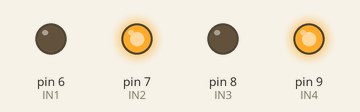
Recording of a sketch running on a simulated Arduino Nano, built with avr-gcc and run on an emulated ATmega328P. Parts: output pins drawn as LEDs (lit = HIGH).

Above: at 0.5 s.
At 2.5 s:
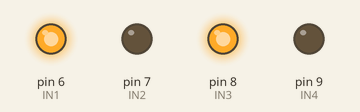
At 3.5 s:
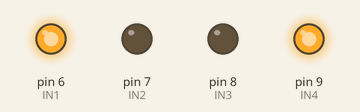
At 5.5 s:
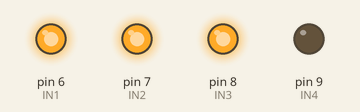
At 7.5 s:
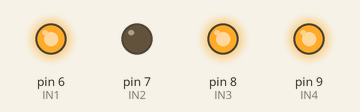
At 10.5 s:
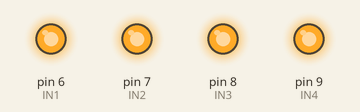
Timing chart, 0 to 11.7 s (numbered marks = the images above):
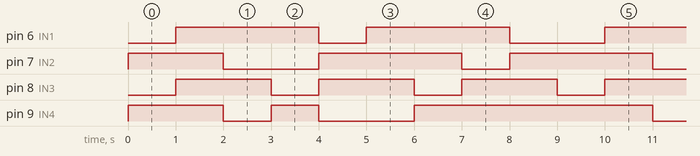

Measured:
- by itself, pin 6 (IN1): repeats every 9.0 s: LOW 1.0 s, HIGH 3.0 s, LOW 2.0 s, HIGH 3.0 s
- by itself, pin 7 (IN2): repeats every 9.0 s: HIGH 3.0 s, LOW 1.0 s, HIGH 3.0 s, LOW 2.0 s
- by itself, pin 8 (IN3): alternates HIGH for 2.0 s and LOW for 1.0 s
- by itself, pin 9 (IN4): repeats every 9.0 s: HIGH 1.0 s, LOW 2.0 s, HIGH 5.0 s, LOW 1.0 s

The sketch:

car_relay_random.ino
```cpp
#include <SoftwareSerial.h>
SoftwareSerial BTserial(2, 3); // Using Pin 2 and  3 as tx for arduino nano
char bt='S';
const int IN1=6;
const int IN2=7;


const int IN3=8;
const int IN4=9;

int fast=255;
void setup() {
    Serial.begin(9600);
    BTserial.begin(9600);

     pinMode(IN1, OUTPUT);
     pinMode(IN2, OUTPUT);
     pinMode(IN4, OUTPUT);
     pinMode(IN3, OUTPUT);

  digitalWrite(IN1,HIGH);
  digitalWrite(IN2,HIGH);
  digitalWrite(IN3,HIGH);
  digitalWrite(IN4,HIGH);
}
void loop() {

  bt=BTserial.read();

  //FORWARD
  digitalWrite(IN1,LOW);
  digitalWrite(IN2,HIGH);
  digitalWrite(IN3,LOW);
  digitalWrite(IN4,HIGH);
  delay(1000);

  digitalWrite(IN1,HIGH);
  digitalWrite(IN2,HIGH);
  digitalWrite(IN3,HIGH);
  digitalWrite(IN4,HIGH);
  delay(1000);
   //BACKWAED
  digitalWrite(IN1,HIGH);
  digitalWrite(IN2,LOW);
  digitalWrite(IN3,HIGH);
  digitalWrite(IN4,LOW);
  delay(1000);


  //LEFT

  digitalWrite(IN1,HIGH);
  digitalWrite(IN2,LOW);
  digitalWrite(IN3,LOW);
  digitalWrite(IN4,HIGH);
  delay(1000);
  //RIGHT

  digitalWrite(IN1,LOW);
  digitalWrite(IN2,HIGH);
  digitalWrite(IN3,HIGH);
  digitalWrite(IN4,LOW);
  delay(1000);
  //BACKWARD LEFT

  digitalWrite(IN1,HIGH);
  digitalWrite(IN2,HIGH);
  digitalWrite(IN3,HIGH);
  digitalWrite(IN4,LOW);
  delay(1000);
  //FORWARD LEFT
  digitalWrite(IN1,HIGH);
  digitalWrite(IN2,HIGH);
  digitalWrite(IN3,LOW);
  digitalWrite(IN4,HIGH);
  delay(1000);
  //BACKWARD RIGHT
  digitalWrite(IN1,HIGH);
  digitalWrite(IN2,LOW);
  digitalWrite(IN3,HIGH);
  digitalWrite(IN4,HIGH);
  delay(1000);
  //FORWARD RIGHT
  digitalWrite(IN1,LOW);
  digitalWrite(IN2,HIGH);
  digitalWrite(IN3,HIGH);
  digitalWrite(IN4,HIGH);
  delay(1000);

  if(bt=='S'){
  digitalWrite(IN1,HIGH);
  digitalWrite(IN2,HIGH);
  digitalWrite(IN3,HIGH);
  digitalWrite(IN4,HIGH);

  }
}
```
